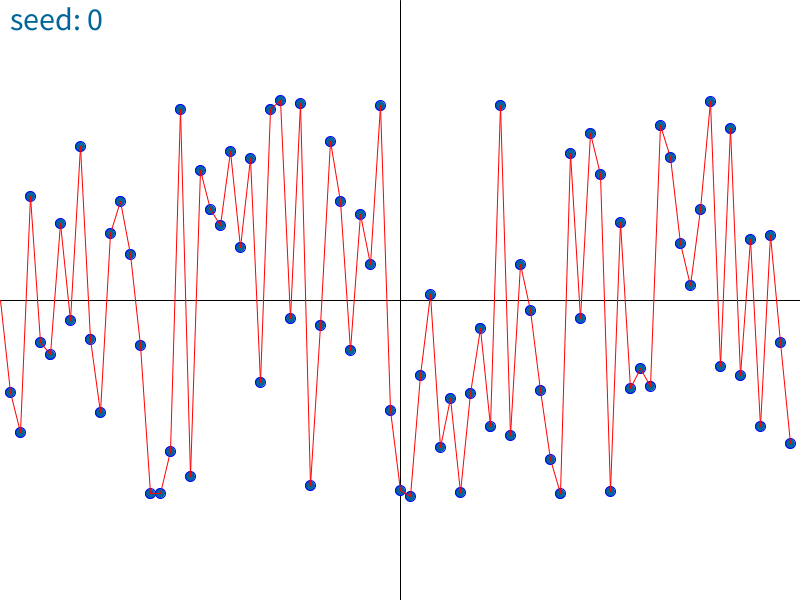
Frame 1 (no input)
Frame 60 (the mouse pressed at the canvas centre just before this capture): identical to frame 1, image omitted
Frame 120 (the mouse held since frame 60 and released just before this capture): identical to frame 1, image omitted

The Processing sketch that drew this single still picture (run headless with seeded random() and noise(); from frame 60 on, the mouse is pressed at the canvas centre):

// Processing sketch: noiseSignalVarySeed
// ── noiseSignalVarySeed.pde
int seed = 0;

void setup() {
  size(800, 600);
  smooth();
  textSize(32);
}

void draw() {
  background(255); 
  fill(0, 102, 153);
  text("seed: " +seed, 10, 30); 

  //axis
  stroke(0);
  line(0, height/2, width, height/2);
  line(width/2, 0, width/2, height);

  translate(0, height/2);
  randomSeed(seed);

  float prevX = 0;
  float prevY = 0;  

  for (int x = 10; x < width; x+=10) {
    float y = random(-200, 200);      

    stroke(0, 0, 255);
    ellipse(x, y, 10, 10);
    stroke(255, 0, 0);
    line(prevX, prevY, x, y);
    prevX = x;
    prevY = y;
  }
}

void keyPressed() {
  if (key == 'n') {
    seed++;
  }
}
